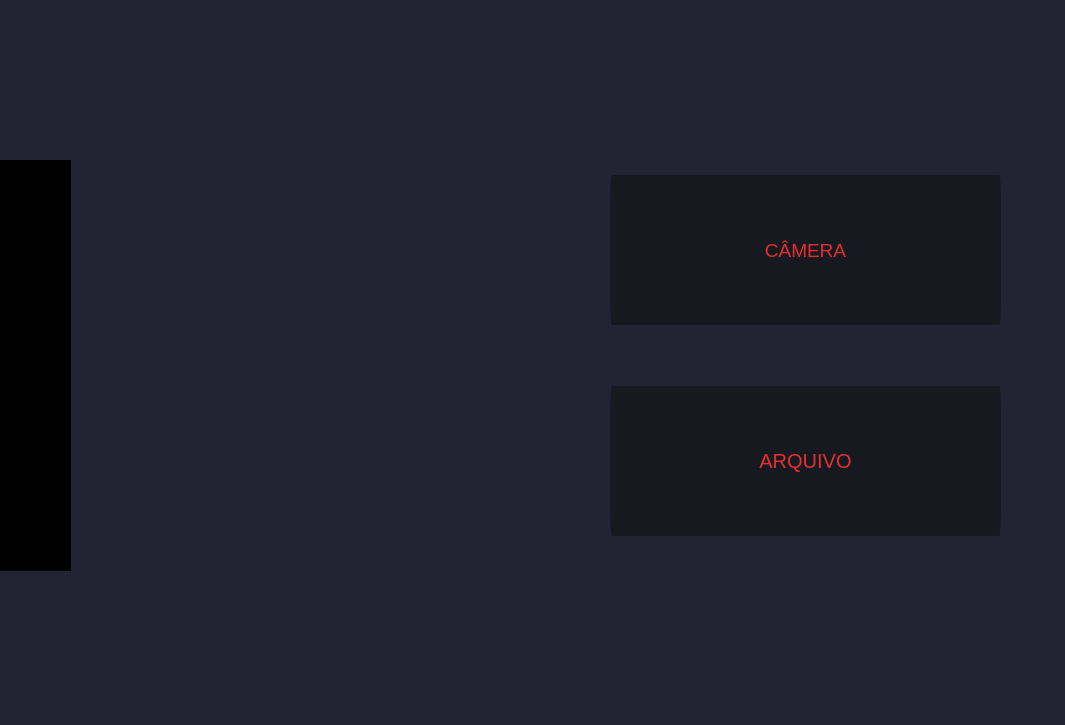
<?xml version="1.0" encoding="UTF-8"?>
<ui version="4.0">
 <class>MainWindow</class>
 <widget class="QMainWindow" name="MainWindow">
  <property name="geometry">
   <rect>
    <x>0</x>
    <y>0</y>
    <width>1065</width>
    <height>725</height>
   </rect>
  </property>
  <property name="minimumSize">
   <size>
    <width>1065</width>
    <height>725</height>
   </size>
  </property>
  <property name="maximumSize">
   <size>
    <width>1065</width>
    <height>725</height>
   </size>
  </property>
  <property name="windowTitle">
   <string>MainWindow</string>
  </property>
  <property name="styleSheet">
   <string notr="true">background-color: #222433;</string>
  </property>
  <widget class="QWidget" name="centralwidget">
   <widget class="QLabel" name="label">
    <property name="geometry">
     <rect>
      <x>140</x>
      <y>160</y>
      <width>409</width>
      <height>241</height>
     </rect>
    </property>
    <property name="text">
     <string/>
    </property>
    <property name="pixmap">
     <pixmap>../icon/red_logo.png</pixmap>
    </property>
    <property name="scaledContents">
     <bool>true</bool>
    </property>
   </widget>
   <widget class="QLabel" name="label_2">
    <property name="geometry">
     <rect>
      <x>170</x>
      <y>470</y>
      <width>147</width>
      <height>62</height>
     </rect>
    </property>
    <property name="text">
     <string/>
    </property>
    <property name="pixmap">
     <pixmap>../icon/proex.png</pixmap>
    </property>
    <property name="scaledContents">
     <bool>true</bool>
    </property>
   </widget>
   <widget class="QLabel" name="label_3">
    <property name="geometry">
     <rect>
      <x>370</x>
      <y>450</y>
      <width>147</width>
      <height>97</height>
     </rect>
    </property>
    <property name="text">
     <string/>
    </property>
    <property name="pixmap">
     <pixmap>../icon/ufscar.png</pixmap>
    </property>
    <property name="scaledContents">
     <bool>true</bool>
    </property>
   </widget>
   <widget class="QWidget" name="verticalLayoutWidget">
    <property name="geometry">
     <rect>
      <x>610</x>
      <y>120</y>
      <width>391</width>
      <height>471</height>
     </rect>
    </property>
    <layout class="QVBoxLayout" name="verticalLayout">
     <item>
      <widget class="QPushButton" name="btnChooseCamera">
       <property name="minimumSize">
        <size>
         <width>0</width>
         <height>150</height>
        </size>
       </property>
       <property name="font">
        <font>
         <family>Cantarell</family>
         <pointsize>14</pointsize>
         <weight>50</weight>
         <bold>false</bold>
        </font>
       </property>
       <property name="cursor">
        <cursorShape>PointingHandCursor</cursorShape>
       </property>
       <property name="mouseTracking">
        <bool>true</bool>
       </property>
       <property name="styleSheet">
        <string notr="true">QPushButton{
background-color: rgb(23, 25, 33);
color: #E62E2E;
border-radius:2px solid white;
}
QPushButton:hover{
	background-color: #1B1D26;
}</string>
       </property>
       <property name="text">
        <string>CÂMERA</string>
       </property>
      </widget>
     </item>
     <item>
      <widget class="QPushButton" name="btnChooseArquivo">
       <property name="minimumSize">
        <size>
         <width>0</width>
         <height>150</height>
        </size>
       </property>
       <property name="font">
        <font>
         <family>Cantarell</family>
         <pointsize>15</pointsize>
        </font>
       </property>
       <property name="cursor">
        <cursorShape>PointingHandCursor</cursorShape>
       </property>
       <property name="styleSheet">
        <string notr="true">QPushButton{
background-color: rgb(23, 25, 33);
color: #E62E2E;
border-radius:2px solid white;
}
QPushButton:hover{
	background-color: #1B1D26;
}</string>
       </property>
       <property name="text">
        <string>ARQUIVO</string>
       </property>
      </widget>
     </item>
    </layout>
   </widget>
   <widget class="QLabel" name="label_4">
    <property name="geometry">
     <rect>
      <x>0</x>
      <y>160</y>
      <width>71</width>
      <height>411</height>
     </rect>
    </property>
    <property name="styleSheet">
     <string notr="true">background-color: rgb(0, 0, 0);</string>
    </property>
    <property name="text">
     <string/>
    </property>
    <property name="pixmap">
     <pixmap>../icon/Status 1.png</pixmap>
    </property>
    <property name="scaledContents">
     <bool>true</bool>
    </property>
    <property name="margin">
     <number>5</number>
    </property>
   </widget>
  </widget>
 </widget>
 <resources/>
 <connections/>
</ui>
